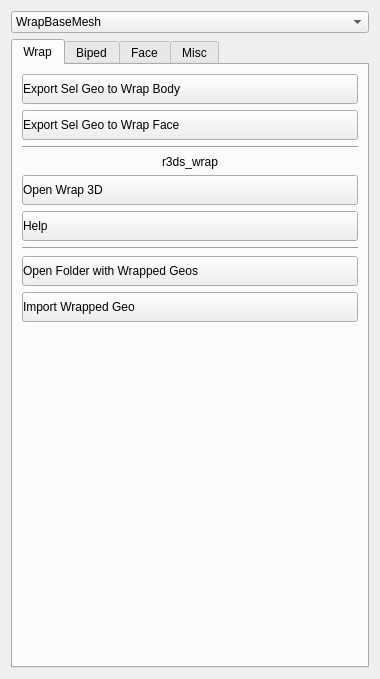
<?xml version="1.0" encoding="UTF-8"?>
<ui version="4.0">
 <class>Form</class>
 <widget class="QWidget" name="Form">
  <property name="geometry">
   <rect>
    <x>0</x>
    <y>0</y>
    <width>380</width>
    <height>679</height>
   </rect>
  </property>
  <property name="windowTitle">
   <string>Form</string>
  </property>
  <property name="styleSheet">
   <string notr="true"/>
  </property>
  <layout class="QGridLayout" name="gridLayout">
   <item row="2" column="0">
    <widget class="QTabWidget" name="steps_tabs">
     <property name="currentIndex">
      <number>0</number>
     </property>
     <widget class="QWidget" name="tab">
      <attribute name="title">
       <string>Wrap</string>
      </attribute>
      <layout class="QGridLayout" name="gridLayout_2">
       <item row="0" column="0">
        <layout class="QVBoxLayout" name="verticalLayout">
         <item>
          <widget class="QPushButton" name="export_geo_for_wrap">
           <property name="minimumSize">
            <size>
             <width>30</width>
             <height>30</height>
            </size>
           </property>
           <property name="styleSheet">
            <string notr="true">text-align: left;</string>
           </property>
           <property name="text">
            <string>Export Sel Geo to Wrap Body</string>
           </property>
          </widget>
         </item>
         <item>
          <widget class="QPushButton" name="export_geo_for_wrap_face">
           <property name="minimumSize">
            <size>
             <width>0</width>
             <height>30</height>
            </size>
           </property>
           <property name="styleSheet">
            <string notr="true">text-align: left;</string>
           </property>
           <property name="text">
            <string>Export Sel Geo to Wrap Face</string>
           </property>
          </widget>
         </item>
         <item>
          <widget class="Line" name="line_5">
           <property name="orientation">
            <enum>Qt::Horizontal</enum>
           </property>
          </widget>
         </item>
         <item>
          <widget class="QLabel" name="label">
           <property name="text">
            <string>r3ds_wrap</string>
           </property>
           <property name="alignment">
            <set>Qt::AlignCenter</set>
           </property>
          </widget>
         </item>
         <item>
          <widget class="QPushButton" name="open_wrap_3d">
           <property name="minimumSize">
            <size>
             <width>30</width>
             <height>30</height>
            </size>
           </property>
           <property name="styleSheet">
            <string notr="true">text-align: left;</string>
           </property>
           <property name="text">
            <string>Open Wrap 3D</string>
           </property>
          </widget>
         </item>
         <item>
          <widget class="QPushButton" name="wrap_help">
           <property name="minimumSize">
            <size>
             <width>30</width>
             <height>30</height>
            </size>
           </property>
           <property name="styleSheet">
            <string notr="true">text-align: left;</string>
           </property>
           <property name="text">
            <string>Help</string>
           </property>
          </widget>
         </item>
         <item>
          <widget class="Line" name="line_6">
           <property name="orientation">
            <enum>Qt::Horizontal</enum>
           </property>
          </widget>
         </item>
         <item>
          <widget class="QPushButton" name="open_folder_with_wrapped_geos">
           <property name="minimumSize">
            <size>
             <width>30</width>
             <height>30</height>
            </size>
           </property>
           <property name="styleSheet">
            <string notr="true">text-align: left;</string>
           </property>
           <property name="text">
            <string>Open Folder with Wrapped Geos</string>
           </property>
          </widget>
         </item>
         <item>
          <widget class="QPushButton" name="import_wrapped_geo">
           <property name="minimumSize">
            <size>
             <width>30</width>
             <height>30</height>
            </size>
           </property>
           <property name="styleSheet">
            <string notr="true">text-align: left;</string>
           </property>
           <property name="text">
            <string>Import Wrapped Geo</string>
           </property>
          </widget>
         </item>
         <item>
          <spacer name="verticalSpacer_2">
           <property name="orientation">
            <enum>Qt::Vertical</enum>
           </property>
           <property name="sizeHint" stdset="0">
            <size>
             <width>20</width>
             <height>40</height>
            </size>
           </property>
          </spacer>
         </item>
        </layout>
       </item>
      </layout>
     </widget>
     <widget class="QWidget" name="tab_2">
      <attribute name="title">
       <string>Biped</string>
      </attribute>
      <layout class="QGridLayout" name="gridLayout_3">
       <item row="4" column="0">
        <widget class="QPushButton" name="build_rig">
         <property name="minimumSize">
          <size>
           <width>30</width>
           <height>30</height>
          </size>
         </property>
         <property name="styleSheet">
          <string notr="true">text-align: left;</string>
         </property>
         <property name="text">
          <string>Build Rig</string>
         </property>
        </widget>
       </item>
       <item row="0" column="0">
        <layout class="QVBoxLayout" name="verticalLayout_2">
         <item>
          <widget class="QPushButton" name="auto_zombify">
           <property name="minimumSize">
            <size>
             <width>30</width>
             <height>30</height>
            </size>
           </property>
           <property name="styleSheet">
            <string notr="true">text-align: left;</string>
           </property>
           <property name="text">
            <string>Run Body Zombinator</string>
           </property>
          </widget>
         </item>
         <item>
          <widget class="Line" name="line_7">
           <property name="orientation">
            <enum>Qt::Horizontal</enum>
           </property>
          </widget>
         </item>
         <item>
          <widget class="QPushButton" name="import_biped_guide">
           <property name="minimumSize">
            <size>
             <width>30</width>
             <height>30</height>
            </size>
           </property>
           <property name="styleSheet">
            <string notr="true">text-align: left;</string>
           </property>
           <property name="text">
            <string>Import Bipep Guide</string>
           </property>
          </widget>
         </item>
         <item>
          <layout class="QHBoxLayout" name="horizontalLayout">
           <property name="sizeConstraint">
            <enum>QLayout::SetFixedSize</enum>
           </property>
           <item>
            <widget class="QRadioButton" name="a_radio">
             <property name="minimumSize">
              <size>
               <width>0</width>
               <height>30</height>
              </size>
             </property>
             <property name="text">
              <string>A</string>
             </property>
             <property name="checked">
              <bool>true</bool>
             </property>
            </widget>
           </item>
           <item>
            <widget class="QRadioButton" name="t_radio">
             <property name="minimumSize">
              <size>
               <width>0</width>
               <height>30</height>
              </size>
             </property>
             <property name="text">
              <string>T</string>
             </property>
            </widget>
           </item>
           <item>
            <widget class="QPushButton" name="auto_place_guides">
             <property name="minimumSize">
              <size>
               <width>30</width>
               <height>30</height>
              </size>
             </property>
             <property name="styleSheet">
              <string notr="true">text-align: left;</string>
             </property>
             <property name="text">
              <string>Auto Place Guide</string>
             </property>
            </widget>
           </item>
          </layout>
         </item>
         <item>
          <widget class="Line" name="line_9">
           <property name="orientation">
            <enum>Qt::Horizontal</enum>
           </property>
          </widget>
         </item>
        </layout>
       </item>
       <item row="9" column="0">
        <widget class="QPushButton" name="load_skinning">
         <property name="minimumSize">
          <size>
           <width>30</width>
           <height>30</height>
          </size>
         </property>
         <property name="styleSheet">
          <string notr="true">text-align: left;</string>
         </property>
         <property name="text">
          <string>Load Skinning</string>
         </property>
        </widget>
       </item>
       <item row="6" column="0">
        <widget class="Line" name="line">
         <property name="orientation">
          <enum>Qt::Horizontal</enum>
         </property>
        </widget>
       </item>
       <item row="10" column="0">
        <widget class="QPushButton" name="copy_skinning_to_sel">
         <property name="minimumSize">
          <size>
           <width>30</width>
           <height>30</height>
          </size>
         </property>
         <property name="styleSheet">
          <string notr="true">text-align: left;</string>
         </property>
         <property name="text">
          <string>Copy Skinning to Sel</string>
         </property>
        </widget>
       </item>
       <item row="11" column="0">
        <widget class="Line" name="line_2">
         <property name="orientation">
          <enum>Qt::Horizontal</enum>
         </property>
        </widget>
       </item>
       <item row="14" column="0">
        <widget class="QPushButton" name="open_helpers">
         <property name="minimumSize">
          <size>
           <width>30</width>
           <height>30</height>
          </size>
         </property>
         <property name="styleSheet">
          <string notr="true">text-align: left;</string>
         </property>
         <property name="text">
          <string>Open Helpers</string>
         </property>
        </widget>
       </item>
       <item row="15" column="0">
        <spacer name="verticalSpacer">
         <property name="orientation">
          <enum>Qt::Vertical</enum>
         </property>
         <property name="sizeHint" stdset="0">
          <size>
           <width>20</width>
           <height>40</height>
          </size>
         </property>
        </spacer>
       </item>
       <item row="13" column="0">
        <widget class="Line" name="line_4">
         <property name="orientation">
          <enum>Qt::Horizontal</enum>
         </property>
        </widget>
       </item>
       <item row="3" column="0">
        <widget class="Line" name="line_8">
         <property name="orientation">
          <enum>Qt::Horizontal</enum>
         </property>
        </widget>
       </item>
       <item row="12" column="0">
        <widget class="QPushButton" name="load_roms">
         <property name="minimumSize">
          <size>
           <width>30</width>
           <height>30</height>
          </size>
         </property>
         <property name="styleSheet">
          <string notr="true">text-align: left;</string>
         </property>
         <property name="text">
          <string>Load ROMs</string>
         </property>
        </widget>
       </item>
       <item row="2" column="0">
        <layout class="QHBoxLayout" name="horizontalLayout_4">
         <property name="topMargin">
          <number>0</number>
         </property>
         <item>
          <widget class="QPushButton" name="reset_arms">
           <property name="minimumSize">
            <size>
             <width>0</width>
             <height>30</height>
            </size>
           </property>
           <property name="styleSheet">
            <string notr="true">text-align: left;</string>
           </property>
           <property name="text">
            <string>Reset Arms</string>
           </property>
          </widget>
         </item>
         <item>
          <widget class="QPushButton" name="reset_legs">
           <property name="minimumSize">
            <size>
             <width>0</width>
             <height>30</height>
            </size>
           </property>
           <property name="styleSheet">
            <string notr="true">text-align: left;</string>
           </property>
           <property name="text">
            <string>Reset Legs</string>
           </property>
          </widget>
         </item>
        </layout>
       </item>
       <item row="1" column="0">
        <layout class="QHBoxLayout" name="horizontalLayout_2">
         <item>
          <widget class="QPushButton" name="unparent_guides">
           <property name="minimumSize">
            <size>
             <width>30</width>
             <height>30</height>
            </size>
           </property>
           <property name="styleSheet">
            <string notr="true">text-align: left;</string>
           </property>
           <property name="text">
            <string>Unparent Guides</string>
           </property>
          </widget>
         </item>
         <item>
          <widget class="QPushButton" name="parent_guides">
           <property name="minimumSize">
            <size>
             <width>30</width>
             <height>30</height>
            </size>
           </property>
           <property name="styleSheet">
            <string notr="true">text-align: left;</string>
           </property>
           <property name="text">
            <string>Parent Guides</string>
           </property>
          </widget>
         </item>
        </layout>
       </item>
       <item row="7" column="0">
        <layout class="QHBoxLayout" name="horizontalLayout_10">
         <property name="topMargin">
          <number>0</number>
         </property>
         <item>
          <widget class="QLabel" name="label_3">
           <property name="sizePolicy">
            <sizepolicy hsizetype="Minimum" vsizetype="Preferred">
             <horstretch>0</horstretch>
             <verstretch>0</verstretch>
            </sizepolicy>
           </property>
           <property name="maximumSize">
            <size>
             <width>100</width>
             <height>16777215</height>
            </size>
           </property>
           <property name="text">
            <string>Skinning Version</string>
           </property>
          </widget>
         </item>
         <item>
          <widget class="QComboBox" name="body_skinning_combo"/>
         </item>
        </layout>
       </item>
      </layout>
     </widget>
     <widget class="QWidget" name="tab_3">
      <attribute name="title">
       <string>Face</string>
      </attribute>
      <layout class="QGridLayout" name="gridLayout_4">
       <item row="0" column="0">
        <widget class="QScrollArea" name="scrollArea">
         <property name="widgetResizable">
          <bool>true</bool>
         </property>
         <widget class="QWidget" name="scrollAreaWidgetContents">
          <property name="geometry">
           <rect>
            <x>0</x>
            <y>0</y>
            <width>219</width>
            <height>599</height>
           </rect>
          </property>
          <layout class="QGridLayout" name="gridLayout_6">
           <item row="0" column="0">
            <layout class="QVBoxLayout" name="verticalLayout_3">
             <item>
              <widget class="QPushButton" name="auto_zombify_face">
               <property name="minimumSize">
                <size>
                 <width>30</width>
                 <height>30</height>
                </size>
               </property>
               <property name="styleSheet">
                <string notr="true">text-align: left;</string>
               </property>
               <property name="text">
                <string>Run Zombinator</string>
               </property>
              </widget>
             </item>
             <item>
              <widget class="Line" name="line_14">
               <property name="orientation">
                <enum>Qt::Horizontal</enum>
               </property>
              </widget>
             </item>
             <item>
              <widget class="QPushButton" name="import_face_guide">
               <property name="minimumSize">
                <size>
                 <width>30</width>
                 <height>30</height>
                </size>
               </property>
               <property name="styleSheet">
                <string notr="true">text-align: left;</string>
               </property>
               <property name="text">
                <string>Import Face Guide</string>
               </property>
              </widget>
             </item>
             <item>
              <widget class="Line" name="line_15">
               <property name="orientation">
                <enum>Qt::Horizontal</enum>
               </property>
              </widget>
             </item>
             <item>
              <layout class="QHBoxLayout" name="horizontalLayout_7">
               <property name="topMargin">
                <number>0</number>
               </property>
               <item>
                <widget class="QLabel" name="label_4">
                 <property name="text">
                  <string>Eyeball Geo</string>
                 </property>
                </widget>
               </item>
               <item>
                <widget class="QLineEdit" name="eyeball_line"/>
               </item>
               <item>
                <widget class="QPushButton" name="load_eyeball_geo">
                 <property name="text">
                  <string>&lt;&lt;</string>
                 </property>
                </widget>
               </item>
              </layout>
             </item>
             <item>
              <layout class="QHBoxLayout" name="horizontalLayout_5">
               <property name="topMargin">
                <number>0</number>
               </property>
               <item>
                <widget class="QLabel" name="label_2">
                 <property name="text">
                  <string>Face Geo</string>
                 </property>
                </widget>
               </item>
               <item>
                <widget class="QLineEdit" name="face_geo_line">
                 <property name="text">
                  <string>transf0</string>
                 </property>
                </widget>
               </item>
               <item>
                <widget class="QPushButton" name="load_face_geo">
                 <property name="text">
                  <string>&lt;&lt;</string>
                 </property>
                </widget>
               </item>
              </layout>
             </item>
             <item>
              <widget class="Line" name="line_3">
               <property name="orientation">
                <enum>Qt::Horizontal</enum>
               </property>
              </widget>
             </item>
             <item>
              <widget class="QPushButton" name="auto_place_guides_face">
               <property name="minimumSize">
                <size>
                 <width>30</width>
                 <height>30</height>
                </size>
               </property>
               <property name="styleSheet">
                <string notr="true">text-align: left;</string>
               </property>
               <property name="text">
                <string>Auto Place Guide</string>
               </property>
              </widget>
             </item>
             <item>
              <widget class="Line" name="line_16">
               <property name="orientation">
                <enum>Qt::Horizontal</enum>
               </property>
              </widget>
             </item>
             <item>
              <widget class="QPushButton" name="build_rig_face">
               <property name="minimumSize">
                <size>
                 <width>30</width>
                 <height>30</height>
                </size>
               </property>
               <property name="styleSheet">
                <string notr="true">text-align: left;</string>
               </property>
               <property name="text">
                <string>Build Rig</string>
               </property>
              </widget>
             </item>
             <item>
              <widget class="Line" name="line_11">
               <property name="orientation">
                <enum>Qt::Horizontal</enum>
               </property>
              </widget>
             </item>
             <item>
              <layout class="QVBoxLayout" name="face_skinning_layout"/>
             </item>
             <item>
              <layout class="QHBoxLayout" name="horizontalLayout_11">
               <property name="topMargin">
                <number>0</number>
               </property>
               <item>
                <widget class="QLabel" name="label_7">
                 <property name="sizePolicy">
                  <sizepolicy hsizetype="Minimum" vsizetype="Preferred">
                   <horstretch>0</horstretch>
                   <verstretch>0</verstretch>
                  </sizepolicy>
                 </property>
                 <property name="maximumSize">
                  <size>
                   <width>100</width>
                   <height>16777215</height>
                  </size>
                 </property>
                 <property name="text">
                  <string>Skinning Version</string>
                 </property>
                </widget>
               </item>
               <item>
                <widget class="QComboBox" name="face_skinning_combo"/>
               </item>
              </layout>
             </item>
             <item>
              <widget class="QPushButton" name="load_skinning_face">
               <property name="minimumSize">
                <size>
                 <width>30</width>
                 <height>30</height>
                </size>
               </property>
               <property name="styleSheet">
                <string notr="true">text-align: left;</string>
               </property>
               <property name="text">
                <string>Load Skinning</string>
               </property>
              </widget>
             </item>
             <item>
              <widget class="Line" name="line_12">
               <property name="orientation">
                <enum>Qt::Horizontal</enum>
               </property>
              </widget>
             </item>
             <item>
              <layout class="QHBoxLayout" name="horizontalLayout_8">
               <property name="topMargin">
                <number>0</number>
               </property>
               <item>
                <widget class="QLabel" name="label_5">
                 <property name="text">
                  <string>Real Face</string>
                 </property>
                </widget>
               </item>
               <item>
                <widget class="QLineEdit" name="real_face_line"/>
               </item>
               <item>
                <widget class="QPushButton" name="create_real_head_based_on_sel">
                 <property name="minimumSize">
                  <size>
                   <width>0</width>
                   <height>30</height>
                  </size>
                 </property>
                 <property name="text">
                  <string>&lt;&lt;</string>
                 </property>
                </widget>
               </item>
              </layout>
             </item>
             <item>
              <widget class="QPushButton" name="create_face_geos">
               <property name="minimumSize">
                <size>
                 <width>0</width>
                 <height>30</height>
                </size>
               </property>
               <property name="styleSheet">
                <string notr="true">text-align: left;</string>
               </property>
               <property name="text">
                <string>Create Face Geos</string>
               </property>
              </widget>
             </item>
             <item>
              <widget class="QPushButton" name="copy_skinning_to_sel_face">
               <property name="minimumSize">
                <size>
                 <width>30</width>
                 <height>30</height>
                </size>
               </property>
               <property name="styleSheet">
                <string notr="true">text-align: left;</string>
               </property>
               <property name="text">
                <string>Copy Skinning to Face Geos</string>
               </property>
              </widget>
             </item>
             <item>
              <widget class="Line" name="line_13">
               <property name="orientation">
                <enum>Qt::Horizontal</enum>
               </property>
              </widget>
             </item>
             <item>
              <layout class="QHBoxLayout" name="horizontalLayout_9">
               <property name="topMargin">
                <number>0</number>
               </property>
               <item>
                <widget class="QLabel" name="label_6">
                 <property name="text">
                  <string>Extra Geos</string>
                 </property>
                </widget>
               </item>
               <item>
                <widget class="QLineEdit" name="extra_geos_line"/>
               </item>
               <item>
                <widget class="QPushButton" name="add_to_extra_geos_line">
                 <property name="minimumSize">
                  <size>
                   <width>0</width>
                   <height>30</height>
                  </size>
                 </property>
                 <property name="text">
                  <string>&lt;&lt;</string>
                 </property>
                </widget>
               </item>
              </layout>
             </item>
             <item>
              <widget class="QPushButton" name="add_extra_geos">
               <property name="minimumSize">
                <size>
                 <width>0</width>
                 <height>30</height>
                </size>
               </property>
               <property name="text">
                <string>Add Extra Geos</string>
               </property>
              </widget>
             </item>
             <item>
              <widget class="Line" name="line_17">
               <property name="orientation">
                <enum>Qt::Horizontal</enum>
               </property>
              </widget>
             </item>
             <item>
              <widget class="QPushButton" name="open_helpers_face">
               <property name="minimumSize">
                <size>
                 <width>30</width>
                 <height>30</height>
                </size>
               </property>
               <property name="styleSheet">
                <string notr="true">text-align: left;</string>
               </property>
               <property name="text">
                <string>Open Helpers</string>
               </property>
              </widget>
             </item>
             <item>
              <widget class="Line" name="line_10">
               <property name="orientation">
                <enum>Qt::Horizontal</enum>
               </property>
              </widget>
             </item>
            </layout>
           </item>
           <item row="1" column="0">
            <spacer name="verticalSpacer_3">
             <property name="orientation">
              <enum>Qt::Vertical</enum>
             </property>
             <property name="sizeHint" stdset="0">
              <size>
               <width>20</width>
               <height>40</height>
              </size>
             </property>
            </spacer>
           </item>
          </layout>
         </widget>
        </widget>
       </item>
      </layout>
     </widget>
     <widget class="QWidget" name="tab_4">
      <attribute name="title">
       <string>Misc</string>
      </attribute>
      <layout class="QGridLayout" name="gridLayout_5">
       <item row="0" column="0">
        <layout class="QVBoxLayout" name="verticalLayout_4">
         <item>
          <widget class="QLabel" name="label_8">
           <property name="text">
            <string>Update guides to same mesh with different proportions</string>
           </property>
          </widget>
         </item>
         <item>
          <layout class="QHBoxLayout" name="horizontalLayout_3">
           <property name="topMargin">
            <number>0</number>
           </property>
           <item>
            <widget class="QLineEdit" name="guides_line"/>
           </item>
           <item>
            <widget class="QPushButton" name="load_guides">
             <property name="minimumSize">
              <size>
               <width>30</width>
               <height>30</height>
              </size>
             </property>
             <property name="text">
              <string>&lt;&lt; Joints</string>
             </property>
            </widget>
           </item>
          </layout>
         </item>
         <item>
          <widget class="QPushButton" name="update_geo">
           <property name="minimumSize">
            <size>
             <width>30</width>
             <height>30</height>
            </size>
           </property>
           <property name="styleSheet">
            <string notr="true">text-align: left;</string>
           </property>
           <property name="text">
            <string>Old Geo &gt; New Geo : Update Geo</string>
           </property>
          </widget>
         </item>
         <item>
          <widget class="Line" name="line_18">
           <property name="orientation">
            <enum>Qt::Horizontal</enum>
           </property>
          </widget>
         </item>
         <item>
          <widget class="QPushButton" name="f_help">
           <property name="minimumSize">
            <size>
             <width>30</width>
             <height>30</height>
            </size>
           </property>
           <property name="styleSheet">
            <string notr="true">text-align: left;</string>
           </property>
           <property name="text">
            <string>How the f does this thing works?</string>
           </property>
          </widget>
         </item>
        </layout>
       </item>
       <item row="1" column="0">
        <spacer name="verticalSpacer_4">
         <property name="orientation">
          <enum>Qt::Vertical</enum>
         </property>
         <property name="sizeHint" stdset="0">
          <size>
           <width>20</width>
           <height>40</height>
          </size>
         </property>
        </spacer>
       </item>
      </layout>
     </widget>
    </widget>
   </item>
   <item row="0" column="0">
    <layout class="QHBoxLayout" name="horizontalLayout_6">
     <property name="topMargin">
      <number>0</number>
     </property>
     <item>
      <widget class="QComboBox" name="base_mesh_combo">
       <item>
        <property name="text">
         <string>WrapBaseMesh</string>
        </property>
       </item>
      </widget>
     </item>
    </layout>
   </item>
  </layout>
 </widget>
 <resources/>
 <connections/>
</ui>
